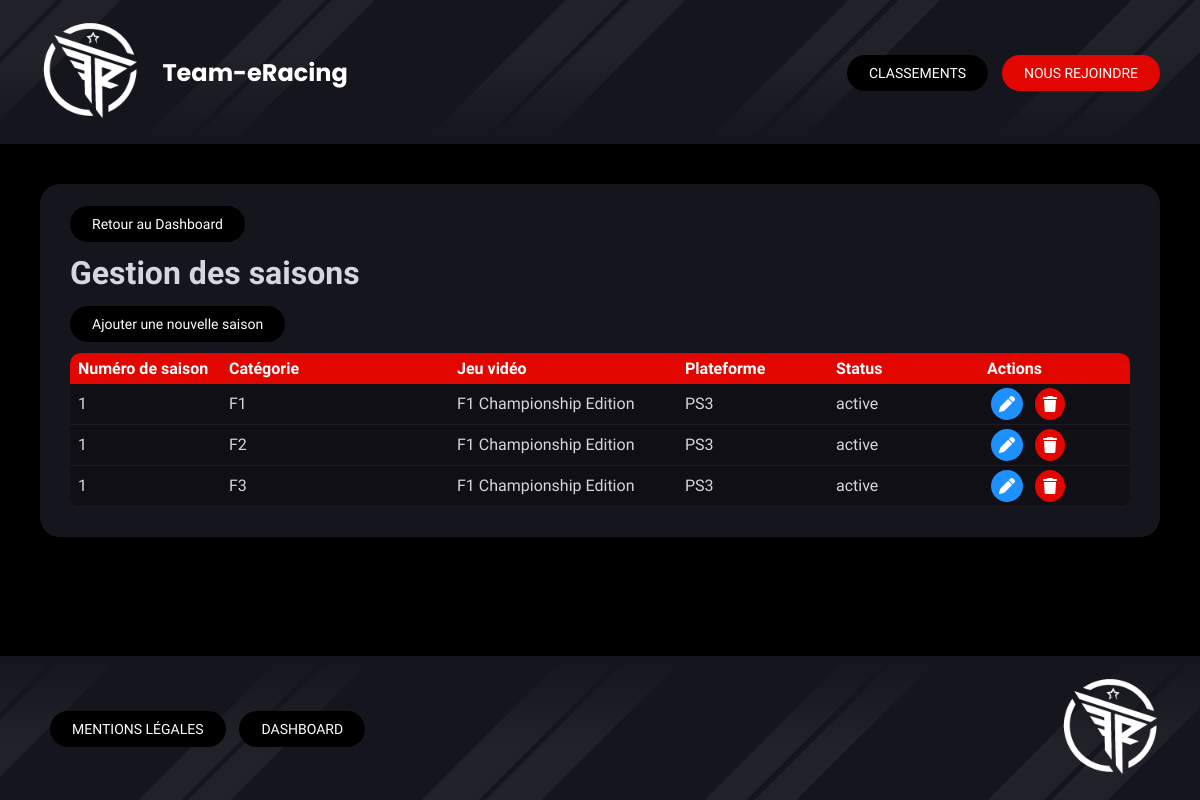
The page /index.php?controller=seasons&action=index (signed in) on the database its author committed.
### tables this page shows
CREATE TABLE IF NOT EXISTS `seasons` (
  `id` int NOT NULL AUTO_INCREMENT,
  `season_number` int NOT NULL,
  `category_id` int NOT NULL,
  `videogame` varchar(100) NOT NULL,
  `platform` varchar(100) NOT NULL,
  `status` enum('active','desactive') NOT NULL DEFAULT 'active',
  PRIMARY KEY (`id`),
  UNIQUE KEY `unique_season_category` (`season_number`,`category_id`),
  KEY `idx_fk_category` (`category_id`),
  KEY `idx_season_status` (`status`)
);

CREATE TABLE IF NOT EXISTS `categories` (
  `id` int NOT NULL AUTO_INCREMENT,
  `name` varchar(50) NOT NULL,
  `status` enum('active','desactive') DEFAULT 'active',
  PRIMARY KEY (`id`),
  UNIQUE KEY `name` (`name`)
);

### Controllers/Controller.php (called while the page is built, shortened)
<?php
abstract class Controller
{
    public function render(string $path, array $data = [])
    {
        extract($data);
        include dirname(__DIR__) . '/Views/' . $path . '.php';
        include dirname(__DIR__) . '/Views/base.php';
    }
}
?>

### Controllers/SeasonsController.php (called while the page is built, shortened)
<?php
class SeasonsController extends Controller {
    public function index()
    {
        $seasons = SeasonsModel::all();
        $categories = SeasonsModel::allCategories();
        $this->render('dashboard/seasons/index', [
            'list' => $seasons,
            'categories' => $categories
        ]);
    }
}
?>

### public/index.php (called while the page is built, shortened)
<?php
include '../Autoloader.php';
$route = new Router();
$route->routes();
?>

### Autoloader.php (called while the page is built, shortened)
<?php
class Autoloader{
    static function autoload($class){
        $class = str_replace(__NAMESPACE__.'\\','',$class);
        $class = str_replace('\\','/',$class);
    }
}
?>

### Core/DbConnect.php (called while the page is built, shortened)
<?php
class DbConnect
{
    protected $connection;
    public function getConnection()
    {
        return $this->connection;
    }
    public function __construct()
    {
        try {
            $dsn = 'mysql:host=' . self::SERVER . ';dbname=' . self::BASE . ';charset=utf8mb4';
                $this->connection = new PDO($dsn, self::USER, self::PASSWORD, [
                    PDO::ATTR_ERRMODE => PDO::ERRMODE_EXCEPTION,
                    PDO::ATTR_DEFAULT_FETCH_MODE => PDO::FETCH_OBJ,
                    PDO::ATTR_EMULATE_PREPARES => false
                ]);
        } catch (Exception $e) {
            die('Erreur : ' . $e->getMessage());
        }
    }
}
?>

### Models/SeasonsModel.php (called while the page is built, shortened)
<?php
class SeasonsModel extends DbConnect {
    public static function all(){
        $db = new DbConnect();
        return $db->getConnection()->query("
            SELECT seasons.id, season_number, categories.name as category, videogame, platform, seasons.status
            FROM seasons
            JOIN categories ON seasons.category_id = categories.id
        ")->fetchAll();
    }
}
?>

### Views/dashboard/seasons/index.php (the view, shortened to what this page needs)
<div class="section-dashboard">
    <div class="section-header">
        <a class="nav-btn-dashboard" href="index.php?controller=dashboard">Retour au Dashboard</a>
        <h1>Gestion des saisons</h1>
        <a class="nav-btn-dashboard" href="index.php?controller=seasons&action=create">Ajouter une nouvelle saison</a>
    </div>
    <div class="table-responsive">
        <table class="dashboard-table">
            <thead>
                <tr>
                    <th>Numéro de saison</th>
                    <th>Catégorie</th>
                    <th>Jeu vidéo</th>
                    <th>Plateforme</th>
                    <th>Status</th>
                    <th class="actions-column">Actions</th>
                </tr>
            </thead>
            <tbody>
                <?php foreach ($list as $season): ?>
                <tr>
                    <td><?= htmlspecialchars($season->season_number) ?></td>
                    <td><?= htmlspecialchars($season->category ?? $season->category_id) ?></td>
                    <td><?= htmlspecialchars($season->videogame) ?></td>
                    <td><?= htmlspecialchars($season->platform) ?></td>
                    <td><?= htmlspecialchars($season->status) ?></td>
                    <td class="actions">
                        <a class="action-btn edit" href="index.php?controller=seasons&action=update&id=<?= $season->id ?>">
                            <i class="fa-solid fa-pen"></i>
                        </a>
                        <a class="action-btn delete" href="index.php?controller=seasons&action=delete&id=<?= $season->id ?>">
                            <i class="fa-solid fa-trash"></i>
                        </a>
                    </td>
                </tr>
                <?php endforeach; ?>
            </tbody>
        </table>
    </div>
</div>

### public/style-v2.0.css (style rules this page uses)
html, body { height: 100%; margin: 0; padding: 0; background: #000000; font-family: 'Titillium Web', 'Segoe UI', 'Helvetica Neue', Arial, sans-serif; color: #d4d7dd; }
body { display: flex; flex-direction: column; }
.section-dashboard { background: #15151E; margin: 40px; padding: 30px; border-radius: 20px; gap: 20px; }
.nav-btn-dashboard { padding: 10px 22px; border-radius: 20px; background: #000000; color: white; text-decoration: none; font-size: 14px; cursor: pointer; transition: background-color 0.3s; }
.table-responsive { overflow-x: auto; border-radius: 10px; margin-top: 20px; }
.dashboard-table { width: 100%; border-collapse: collapse; background: #0f0f15; border-radius: 10px; overflow: hidden; }
.dashboard-table th { background: #E10600; padding: 12px; text-align: left; color: white; font-weight: 600; }
.dashboard-table td { padding: 12px; border-bottom: 1px solid rgba(255,255,255,0.05); }
.actions-column { text-align: center; }
.action-btn { padding: 8px; border-radius: 50%; margin: 0 4px; text-decoration: none; display: inline-flex; }
.action-btn.edit { background: #1e90ff; color: white; }
.action-btn.delete { background: #E10600; color: white; }
.dashboard-table td { padding: 4px 8px; }
.dashboard-table th { padding: 6px 8px; }
.dashboard-table { table-layout: fixed; }
.dashboard-table td.driver-cell, .dashboard-table th:nth-child(2) { width: 20%; }
.dashboard-table td.team-cell, .dashboard-table th:nth-child(3) { width: 20%; }

### rows shown on the page
seasons: season_number "1", category.name "F1", videogame "F1 Championship Edition", platform "PS3", status "active"
seasons: season_number "1", category.name "F2", videogame "F1 Championship Edition", platform "PS3", status "active"
seasons: season_number "1", category.name "F3", videogame "F1 Championship Edition", platform "PS3", status "active"
